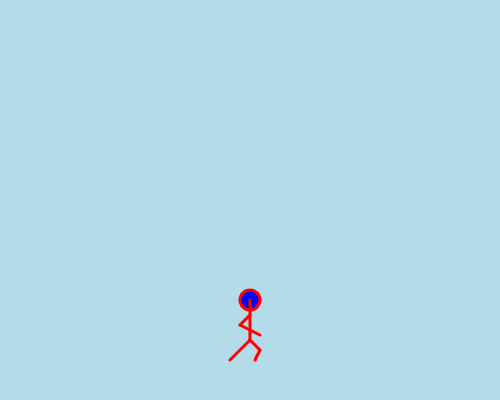
Frame 1 (no input)
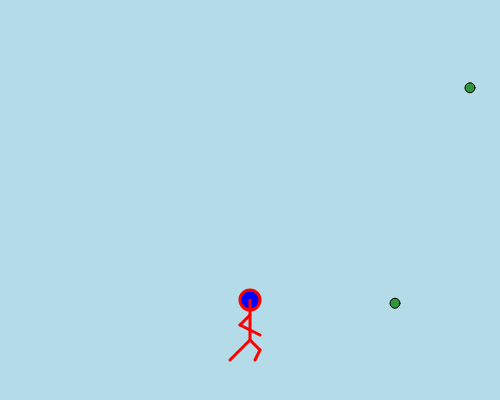
Frame 60 (no input)
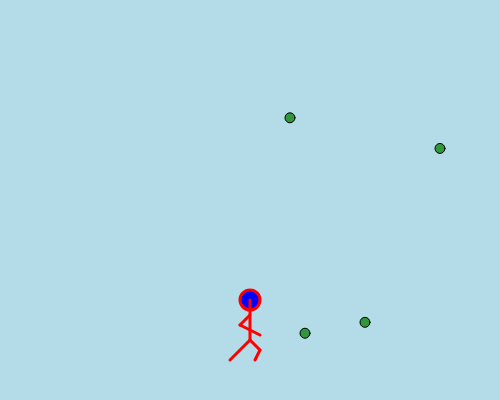
Frame 120 (the mouse pressed at the canvas centre since frame 60)

The p5.js sketch that drew these frames (run headless with seeded random() and noise() and a simulated clock; from frame 60 on, the mouse is pressed at the canvas centre):

// p5.js sketch
// ── sketch.js
//create an empty array called balls
let balls = [];

//create a variable to hold your avatar
let me;


function setup() {
  createCanvas(500, 400);

  //make one avatar called me
  me = new Avatar(width/2, 300, 3);

}

function draw(){
	background(179, 220, 232);

  me.drawMe();
  me.moveMe();

  if (frameCount % 25 == 0) {
      let  b = new Ball(width, random(0,height), -3);
      balls.push(b);
      console.log(balls); //print the balls array to the console
    }

//	draw all the balls in that array
	for (let i = 0; i < balls.length; i++) {
	 	      balls[i].drawBall();
       	  balls[i].moveBall();
        	balls[i].bounceBall();
	  }

}

//avatar class
class Avatar {

	constructor(x,y, speed){ //every avatar needs an x value, a y value, and a speed
		    this.x = x;
    		this.y = y;
        this.speed = speed;
	}

	drawMe(){  // draw the running person
    		stroke("red");
        strokeWeight(3);
    		fill("blue");
		    ellipse(this.x,this.y,20,20);
        line(this.x,this.y, this.x, this.y+40);
        line(this.x, this.y+40, this.x-20, this.y+60);
        line(this.x, this.y+40, this.x+10, this.y+50);
        line(this.x+10, this.y+50, this.x+5, this.y+60);
        line(this.x, this.y+15, this.x-10, this.y+25);
        line(this.x-10, this.y+25, this.x+10, this.y+35);
	}

	moveMe(){
    if (keyIsDown(UP_ARROW)) { //if you hold the up arrow, move up by speed
       this.y -= this.speed;
    }

    if (keyIsDown(DOWN_ARROW)) { // if you hold the down arrow, move down by speed
        this.y += this.speed;
    }

    if (keyIsDown(RIGHT_ARROW)){
      this.x += this.speed;
    }

    if (keyIsDown(LEFT_ARROW)){
      this.x -= this.speed;
    }
	}

  die(){
// if the ball gets to the end of the screen, game over
  }

}


//ball class from which to create new balls with similar properties.
class Ball {

	//every ball needs an x value, a y value, and a speed
	constructor(x,y, speed){
		this.x = x;
    this.y = y;
    this.speed = speed;
	}

	// draw a ball on the screen at x,y
	drawBall(){
    	stroke(0);
      strokeWeight(1);
    	fill(50,150,60);
		  ellipse(this.x,this.y,10,10);
	}

	//update the location of the ball, so it moves across the screen
	moveBall(){
		this.x = this.x+ this.speed;
		this.y = this.y+.5;
	}

	//if the ball hits the person, change the speed value to negative (send it in the opposite direction)
  	bounceBall(){
    		if (this.x >= me.x-10 && this.x <= me.x+10 && this.y > me.y-40 && this.y < me.y+80){
      			this.speed = -this.speed;
    		}
  	}

}
